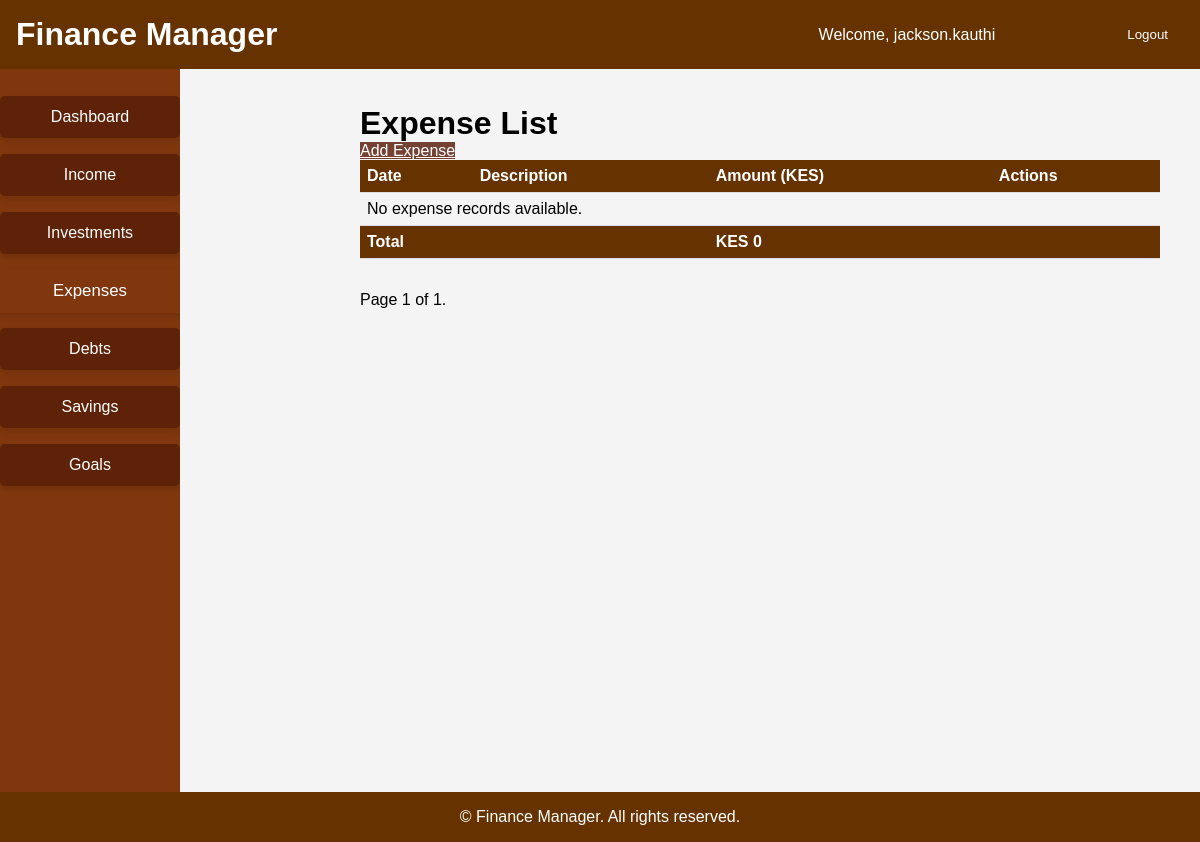
/budget/expenses/ (signed in), run on an earlier commit of the app's database.
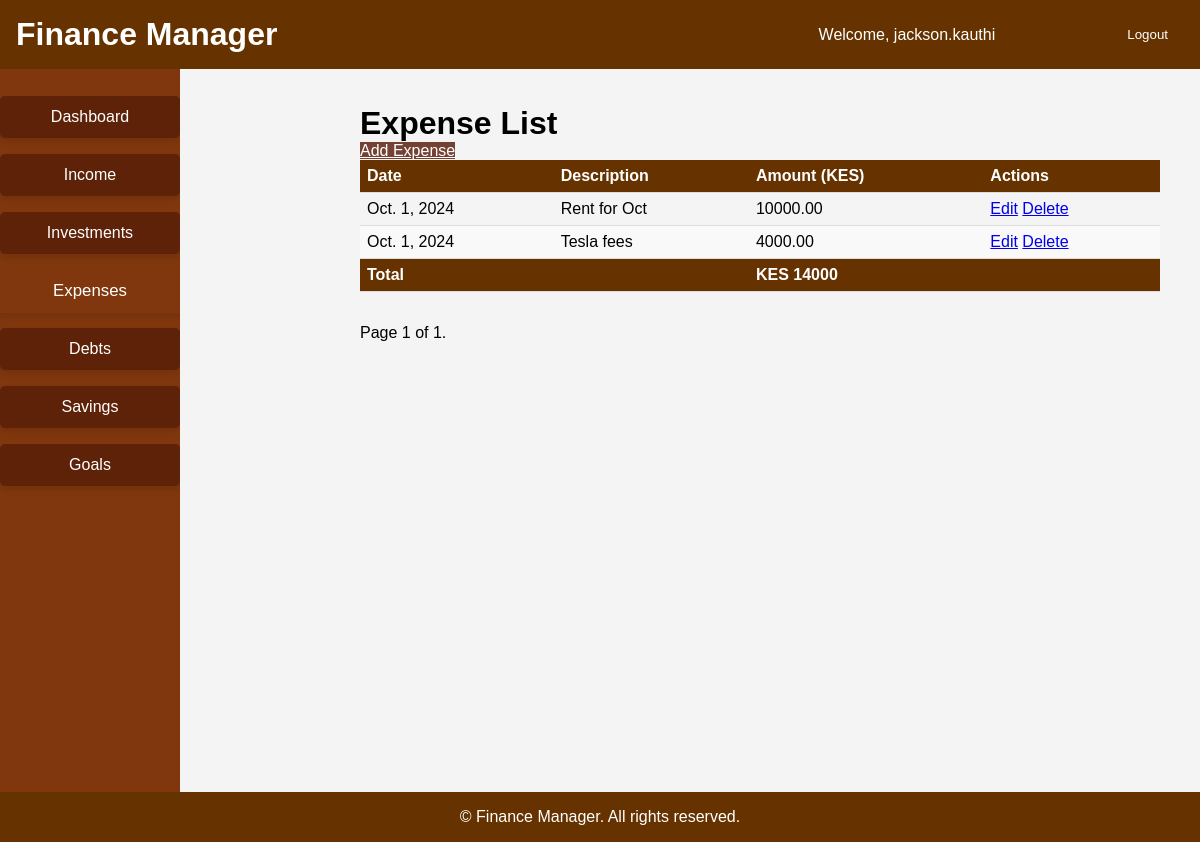
And on a later commit of the database.
### budget/models.py (models this page shows, shortened)
class Expense(models.Model):
    category = models.ForeignKey(ExpenseCategory, on_delete=models.CASCADE, blank=False, null=False)
    amount = models.DecimalField(max_digits=10, decimal_places=2)
    date = models.DateField()
    description = models.TextField(blank=True, null=True)
    user = models.ForeignKey(User, on_delete=models.CASCADE, related_name='expenses')

### budget/views.py (the view)
# urls.py: path('expenses/', views.expense_list, name='expense_list'),
@login_required
def expense_list(request):
    try:
        now = timezone.now()
        year = int(request.GET.get('year', now.year))
        month = int(request.GET.get('month', now.month))
        start_of_month, end_of_month = get_start_and_end_of_month(year, month)
        expenses = Expense.objects.filter(user=request.user, date__range=(start_of_month, end_of_month))
        paginator = Paginator(expenses, 10)
        page_number = request.GET.get('page')
        page_obj = paginator.get_page(page_number)
        total_expenses = expenses.aggregate(Sum('amount'))['amount__sum'] or 0
        context = {
            'page_obj': page_obj,
            'total_expenses': total_expenses,
            'year': year,
            'month': month,
        }
        return render(request, 'budget/expense_list.html', context)
    except Exception as e:
        logger.error(f"Error loading expenses: {str(e)}")
        messages.error(request, "An error occurred while loading expenses. Please try again later.")
        return render(request, 'budget/expense_list.html', {'error': 'Unable to load expenses.'})

### budget/views.py (called while the page is built)
def get_start_and_end_of_month(year, month):
    start_of_month = timezone.make_aware(datetime(year, month, 1))
    last_day = calendar.monthrange(year, month)[1]
    end_of_month = timezone.make_aware(datetime(year, month, last_day, 23, 59, 59))
    return start_of_month, end_of_month

### templates/budget/expense_list.html (shortened to what this page needs)
{% extends 'base.html' %}
{% load static %}
{% block content %}
<link rel="stylesheet" href="{% static 'css/styles.css' %}">
<div class="main-container">
    <h1>Expense List</h1>
    <a href="{% url 'add_expense' %}" class="btn btn-primary add-button">Add Expense</a>
    <table class="table table-striped list-table">
        <thead>
            <tr>
                <th>Date</th>
                <th>Description</th>
                <th>Amount (KES)</th>
                <th>Actions</th>
            </tr>
        </thead>
        <tbody>
            {% for expense in page_obj %}
            <tr>
                <td>{{ expense.date }}</td>
                <td>{{ expense.description }}</td>
                <td>{{ expense.amount }}</td>
                <td>
                    <a href="{% url 'update_expense' expense.pk %}" class="btn btn-warning btn-sm">Edit</a>
                    <a href="{% url 'delete_expense' expense.pk %}" class="btn btn-danger btn-sm">Delete</a>
                </td>
            </tr>
            {% endfor %}
            {% if page_obj|length == 0 %}
            <tr>
                <td colspan="4">No expense records available.</td>
            </tr>
            {% endif %}
        </tbody>
        <tfoot>
            <tr>
                <th colspan="2">Total</th>
                <th>KES {{ total_expenses }}</th>
                <th></th>
            </tr>
        </tfoot>
    </table>
    <div class="pagination">
        <span class="step-links">
            <span class="current">
                Page {{ page_obj.number }} of {{ page_obj.paginator.num_pages }}.
            </span>
        </span>
    </div>
</div>
{% endblock %}

### templates/base.html (shortened to what this page needs)
{% load static %}
<!DOCTYPE html>
<html lang="en">
<head>
    <link rel="stylesheet" href="{% static 'css/styles.css' %}">
</head>
<body>
    <header>
        <div class="header-content">
            <h1>Finance Manager</h1>
            {% if user.is_authenticated %}
                <div class="user-info">
                    <span>Welcome, {{ user.username }}</span>
                    <form action="{% url 'logout' %}" method="post" style="display: inline;">
                        <button type="submit" class="logout">Logout</button>
                    </form>
                </div>
            {% else %}
                <div class="auth-links">
                    <a href="{% url 'login' %}">Login</a>
                    <a href="{% url 'signup' %}">Sign Up</a>
                </div>
            {% endif %}
        </div>
    </header>
    <div class="container">
        <nav class="card-nav">
            <ul>
                <li>
                    <a href="{% url 'dashboard' %}" class="nav-card {% if request.resolver_match.url_name == 'dashboard' %}active{% endif %}">
                        Dashboard
                    </a>
                </li>
                <li>
                    <a href="{% url 'income_list' %}" class="nav-card {% if request.resolver_match.url_name == 'income_list' %}active{% endif %}">
                        Income
                    </a>
                </li>
                <li>
                    <a href="{% url 'investment_list' %}" class="nav-card {% if request.resolver_match.url_name == 'investment_list' %}active{% endif %}">
                        Investments
                    </a>
                </li>
                <li>
                    <a href="{% url 'expense_list' %}" class="nav-card {% if request.resolver_match.url_name == 'expense_list' %}active{% endif %}">
                        Expenses
                    </a>
                </li>
                <li>
                    <a href="{% url 'debt_list' %}" class="nav-card {% if request.resolver_match.url_name == 'debt_list' %}active{% endif %}">
                        Debts
                    </a>
                </li>
                <li>
                    <a href="{% url 'savings_list' %}" class="nav-card {% if request.resolver_match.url_name == 'savings_list' %}active{% endif %}">
                        Savings
                    </a>
                </li>
                <li>
                    <a href="{% url 'goals_list' %}" class="nav-card {% if request.resolver_match.url_name == 'goals_list' %}active{% endif %}">
                        Goals
                    </a>
                </li>
            </ul>
        </nav>
        <div class="main-container">
            <main>
                {% block content %}
                {% endblock %}
            </main>
        </div>
    </div>
    <footer>
        &copy; {{ current_year }} Finance Manager. All rights reserved.
    </footer>
</body>
</html>

### budget/static/css/styles.css (style rules this page uses)
* { margin: 0; padding: 0; box-sizing: border-box; }
body { font-family: Arial, sans-serif; background-color: #f4f4f4; padding: 65px 0; }
header { background-color: #663300; color: #fff; padding: 1rem; position: fixed; width: 100%; top: 0; z-index: 1000; display: flex; justify-content: space-between; align-items: center; }
.header-content { display: flex; justify-content: space-between; align-items: center; width: 100%; }
.header-content h1 { margin: 0; }
.header-content .user-info, .header-content .auth-links { display: flex; align-items: center; }
.user-info span { margin-right: 1rem; }
.logout { background-color: #663300; color: #fff; border: none; padding: 0.5rem 1rem; border-radius: 4px; cursor: pointer; transition: background-color 0.3s ease; }
footer { background-color: #663300; color: #fff; text-align: center; padding: 1rem; position: fixed; width: 100%; bottom: 0; z-index: 1000; }
nav { width: 180px; background-color: #80370d; position: fixed; top: 64px; bottom: 0; padding: 2rem 0; z-index: 999; overflow-y: auto; }
nav ul { list-style: none; }
nav li { margin-bottom: 1rem; }
.nav-card { background-color: #5e2208; color: #fff; text-align: center; padding: 0.75rem; border-radius: 5px; text-decoration: none; display: block; transition: background-color 0.3s, transform 0.3s; box-shadow: 0 4px 6px rgba(0, 0, 0, 0.1); }
.nav-card:hover, .nav-card.active { background-color: #80370d; transform: scale(1.05); }
.main-container { margin-left: 160px; padding: 20px; min-height: calc(100vh - 128px); }
.btn-primary { margin-top: 15px; background-color: #744133; border-color: #744133; color: #ffffff; }
form { margin-left: 100px; }
.list-table { width: 100%; border-collapse: collapse; margin-bottom: 2rem; }
.list-table th, .list-table td { padding: 7px; text-align: left; border-bottom: 1px solid #ddd; }
.list-table th { background-color: #663300; color: #fff; font-weight: bold; }
.list-table tr:nth-child(even) { background-color: #f9f9f9; }

What changed in the data, as far as the page shows it:
added Expense: date "Oct. 1, 2024", description "Rent for Oct", amount "10000.00"
added Expense: date "Oct. 1, 2024", description "Tesla fees", amount "4000.00"
Also different on the page:
{{ total_expenses }}: "0" → "14000"
text no longer shown: "No expense records available."
